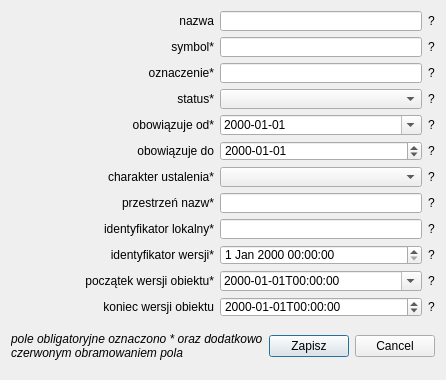
<?xml version="1.0" encoding="UTF-8"?>
<ui version="4.0">
 <class>Dialog</class>
 <widget class="QDialog" name="Dialog">
  <property name="geometry">
   <rect>
    <x>0</x>
    <y>0</y>
    <width>413</width>
    <height>380</height>
   </rect>
  </property>
  <property name="sizePolicy">
   <sizepolicy hsizetype="MinimumExpanding" vsizetype="MinimumExpanding">
    <horstretch>0</horstretch>
    <verstretch>0</verstretch>
   </sizepolicy>
  </property>
  <property name="minimumSize">
   <size>
    <width>413</width>
    <height>380</height>
   </size>
  </property>
  <property name="maximumSize">
   <size>
    <width>500</width>
    <height>400</height>
   </size>
  </property>
  <property name="baseSize">
   <size>
    <width>413</width>
    <height>380</height>
   </size>
  </property>
  <property name="windowTitle">
   <string>Dialog</string>
  </property>
  <layout class="QGridLayout" name="gridLayout_2">
   <property name="sizeConstraint">
    <enum>QLayout::SetMinAndMaxSize</enum>
   </property>
   <item row="0" column="0">
    <layout class="QVBoxLayout" name="verticalLayout">
     <item>
      <layout class="QGridLayout" name="gridLayout">
       <item row="10" column="0">
        <widget class="QLabel" name="wersjaId_label">
         <property name="sizePolicy">
          <sizepolicy hsizetype="MinimumExpanding" vsizetype="MinimumExpanding">
           <horstretch>0</horstretch>
           <verstretch>0</verstretch>
          </sizepolicy>
         </property>
         <property name="font">
          <font>
           <weight>50</weight>
           <bold>false</bold>
          </font>
         </property>
         <property name="text">
          <string>identyfikator wersji*</string>
         </property>
         <property name="alignment">
          <set>Qt::AlignRight|Qt::AlignTrailing|Qt::AlignVCenter</set>
         </property>
        </widget>
       </item>
       <item row="2" column="1">
        <widget class="QLineEdit" name="oznaczenie">
         <property name="sizePolicy">
          <sizepolicy hsizetype="MinimumExpanding" vsizetype="MinimumExpanding">
           <horstretch>0</horstretch>
           <verstretch>0</verstretch>
          </sizepolicy>
         </property>
         <property name="minimumSize">
          <size>
           <width>0</width>
           <height>20</height>
          </size>
         </property>
         <property name="maximumSize">
          <size>
           <width>16777215</width>
           <height>20</height>
          </size>
         </property>
        </widget>
       </item>
       <item row="7" column="1">
        <widget class="QComboBox" name="charakterUstalenia">
         <property name="sizePolicy">
          <sizepolicy hsizetype="MinimumExpanding" vsizetype="MinimumExpanding">
           <horstretch>0</horstretch>
           <verstretch>0</verstretch>
          </sizepolicy>
         </property>
         <property name="minimumSize">
          <size>
           <width>0</width>
           <height>20</height>
          </size>
         </property>
         <property name="maximumSize">
          <size>
           <width>16777215</width>
           <height>20</height>
          </size>
         </property>
        </widget>
       </item>
       <item row="4" column="0">
        <widget class="QLabel" name="obowiazujeOd_label">
         <property name="sizePolicy">
          <sizepolicy hsizetype="MinimumExpanding" vsizetype="MinimumExpanding">
           <horstretch>0</horstretch>
           <verstretch>0</verstretch>
          </sizepolicy>
         </property>
         <property name="text">
          <string>obowiązuje od*</string>
         </property>
         <property name="alignment">
          <set>Qt::AlignRight|Qt::AlignTrailing|Qt::AlignVCenter</set>
         </property>
        </widget>
       </item>
       <item row="0" column="0">
        <widget class="QLabel" name="nazwa_label">
         <property name="sizePolicy">
          <sizepolicy hsizetype="MinimumExpanding" vsizetype="MinimumExpanding">
           <horstretch>0</horstretch>
           <verstretch>0</verstretch>
          </sizepolicy>
         </property>
         <property name="text">
          <string>nazwa</string>
         </property>
         <property name="alignment">
          <set>Qt::AlignRight|Qt::AlignTrailing|Qt::AlignVCenter</set>
         </property>
        </widget>
       </item>
       <item row="1" column="0">
        <widget class="QLabel" name="symbol_label">
         <property name="sizePolicy">
          <sizepolicy hsizetype="MinimumExpanding" vsizetype="MinimumExpanding">
           <horstretch>0</horstretch>
           <verstretch>0</verstretch>
          </sizepolicy>
         </property>
         <property name="font">
          <font>
           <weight>50</weight>
           <bold>false</bold>
          </font>
         </property>
         <property name="text">
          <string>symbol*</string>
         </property>
         <property name="alignment">
          <set>Qt::AlignRight|Qt::AlignTrailing|Qt::AlignVCenter</set>
         </property>
        </widget>
       </item>
       <item row="5" column="0">
        <widget class="QLabel" name="obowiazujeDo_label">
         <property name="sizePolicy">
          <sizepolicy hsizetype="MinimumExpanding" vsizetype="MinimumExpanding">
           <horstretch>0</horstretch>
           <verstretch>0</verstretch>
          </sizepolicy>
         </property>
         <property name="text">
          <string>obowiązuje do</string>
         </property>
         <property name="alignment">
          <set>Qt::AlignRight|Qt::AlignTrailing|Qt::AlignVCenter</set>
         </property>
        </widget>
       </item>
       <item row="14" column="0">
        <widget class="QLabel" name="koniecWersjiObiektu_label">
         <property name="sizePolicy">
          <sizepolicy hsizetype="MinimumExpanding" vsizetype="MinimumExpanding">
           <horstretch>0</horstretch>
           <verstretch>0</verstretch>
          </sizepolicy>
         </property>
         <property name="text">
          <string>koniec wersji obiektu</string>
         </property>
         <property name="alignment">
          <set>Qt::AlignRight|Qt::AlignTrailing|Qt::AlignVCenter</set>
         </property>
        </widget>
       </item>
       <item row="13" column="0">
        <widget class="QLabel" name="poczatekWersjiObiektu_label">
         <property name="sizePolicy">
          <sizepolicy hsizetype="MinimumExpanding" vsizetype="MinimumExpanding">
           <horstretch>0</horstretch>
           <verstretch>0</verstretch>
          </sizepolicy>
         </property>
         <property name="font">
          <font>
           <weight>50</weight>
           <bold>false</bold>
          </font>
         </property>
         <property name="text">
          <string>początek wersji obiektu*</string>
         </property>
         <property name="alignment">
          <set>Qt::AlignRight|Qt::AlignTrailing|Qt::AlignVCenter</set>
         </property>
        </widget>
       </item>
       <item row="2" column="2">
        <widget class="QLabel" name="label_5">
         <property name="text">
          <string>?</string>
         </property>
        </widget>
       </item>
       <item row="2" column="0">
        <widget class="QLabel" name="oznaczenie_label">
         <property name="sizePolicy">
          <sizepolicy hsizetype="MinimumExpanding" vsizetype="MinimumExpanding">
           <horstretch>0</horstretch>
           <verstretch>0</verstretch>
          </sizepolicy>
         </property>
         <property name="font">
          <font>
           <weight>50</weight>
           <bold>false</bold>
          </font>
         </property>
         <property name="text">
          <string>oznaczenie*</string>
         </property>
         <property name="alignment">
          <set>Qt::AlignRight|Qt::AlignTrailing|Qt::AlignVCenter</set>
         </property>
        </widget>
       </item>
       <item row="0" column="1">
        <widget class="QLineEdit" name="nazwa">
         <property name="sizePolicy">
          <sizepolicy hsizetype="MinimumExpanding" vsizetype="MinimumExpanding">
           <horstretch>0</horstretch>
           <verstretch>0</verstretch>
          </sizepolicy>
         </property>
         <property name="minimumSize">
          <size>
           <width>0</width>
           <height>20</height>
          </size>
         </property>
         <property name="maximumSize">
          <size>
           <width>16777215</width>
           <height>20</height>
          </size>
         </property>
        </widget>
       </item>
       <item row="1" column="1">
        <widget class="QLineEdit" name="symbol">
         <property name="sizePolicy">
          <sizepolicy hsizetype="MinimumExpanding" vsizetype="MinimumExpanding">
           <horstretch>0</horstretch>
           <verstretch>0</verstretch>
          </sizepolicy>
         </property>
         <property name="minimumSize">
          <size>
           <width>0</width>
           <height>20</height>
          </size>
         </property>
         <property name="maximumSize">
          <size>
           <width>16777215</width>
           <height>20</height>
          </size>
         </property>
        </widget>
       </item>
       <item row="9" column="0">
        <widget class="QLabel" name="lokalnyId_label">
         <property name="sizePolicy">
          <sizepolicy hsizetype="MinimumExpanding" vsizetype="MinimumExpanding">
           <horstretch>0</horstretch>
           <verstretch>0</verstretch>
          </sizepolicy>
         </property>
         <property name="font">
          <font>
           <weight>50</weight>
           <bold>false</bold>
          </font>
         </property>
         <property name="text">
          <string>identyfikator lokalny*</string>
         </property>
         <property name="alignment">
          <set>Qt::AlignRight|Qt::AlignTrailing|Qt::AlignVCenter</set>
         </property>
        </widget>
       </item>
       <item row="3" column="0">
        <widget class="QLabel" name="status_label">
         <property name="sizePolicy">
          <sizepolicy hsizetype="MinimumExpanding" vsizetype="MinimumExpanding">
           <horstretch>0</horstretch>
           <verstretch>0</verstretch>
          </sizepolicy>
         </property>
         <property name="font">
          <font>
           <weight>50</weight>
           <bold>false</bold>
          </font>
         </property>
         <property name="text">
          <string>status*</string>
         </property>
         <property name="alignment">
          <set>Qt::AlignRight|Qt::AlignTrailing|Qt::AlignVCenter</set>
         </property>
        </widget>
       </item>
       <item row="8" column="0">
        <widget class="QLabel" name="przestrzenNazw_label">
         <property name="sizePolicy">
          <sizepolicy hsizetype="MinimumExpanding" vsizetype="MinimumExpanding">
           <horstretch>0</horstretch>
           <verstretch>0</verstretch>
          </sizepolicy>
         </property>
         <property name="font">
          <font>
           <weight>50</weight>
           <bold>false</bold>
          </font>
         </property>
         <property name="text">
          <string>przestrzeń nazw*</string>
         </property>
         <property name="alignment">
          <set>Qt::AlignRight|Qt::AlignTrailing|Qt::AlignVCenter</set>
         </property>
        </widget>
       </item>
       <item row="14" column="2">
        <widget class="QLabel" name="label_12">
         <property name="text">
          <string>?</string>
         </property>
        </widget>
       </item>
       <item row="1" column="2">
        <widget class="QLabel" name="label_6">
         <property name="text">
          <string>?</string>
         </property>
        </widget>
       </item>
       <item row="13" column="2">
        <widget class="QLabel" name="label_11">
         <property name="text">
          <string>?</string>
         </property>
        </widget>
       </item>
       <item row="14" column="1">
        <widget class="QgsDateTimeEdit" name="koniecWersjiObiektu">
         <property name="sizePolicy">
          <sizepolicy hsizetype="MinimumExpanding" vsizetype="MinimumExpanding">
           <horstretch>0</horstretch>
           <verstretch>0</verstretch>
          </sizepolicy>
         </property>
         <property name="minimumSize">
          <size>
           <width>0</width>
           <height>20</height>
          </size>
         </property>
         <property name="maximumSize">
          <size>
           <width>16777215</width>
           <height>20</height>
          </size>
         </property>
         <property name="displayFormat">
          <string>yyyy-MM-ddTHH:mm:ss</string>
         </property>
        </widget>
       </item>
       <item row="7" column="2">
        <widget class="QLabel" name="label_7">
         <property name="text">
          <string>?</string>
         </property>
        </widget>
       </item>
       <item row="0" column="2">
        <widget class="QLabel" name="label_4">
         <property name="text">
          <string>?</string>
         </property>
        </widget>
       </item>
       <item row="13" column="1">
        <widget class="QDateTimeEdit" name="poczatekWersjiObiektu">
         <property name="sizePolicy">
          <sizepolicy hsizetype="MinimumExpanding" vsizetype="MinimumExpanding">
           <horstretch>0</horstretch>
           <verstretch>0</verstretch>
          </sizepolicy>
         </property>
         <property name="minimumSize">
          <size>
           <width>0</width>
           <height>20</height>
          </size>
         </property>
         <property name="maximumSize">
          <size>
           <width>16777215</width>
           <height>20</height>
          </size>
         </property>
         <property name="displayFormat">
          <string>yyyy-MM-ddTHH:mm:ss</string>
         </property>
         <property name="calendarPopup">
          <bool>true</bool>
         </property>
         <property name="timeSpec">
          <enum>Qt::UTC</enum>
         </property>
        </widget>
       </item>
       <item row="7" column="0">
        <widget class="QLabel" name="charakterUstalenia_label">
         <property name="sizePolicy">
          <sizepolicy hsizetype="MinimumExpanding" vsizetype="MinimumExpanding">
           <horstretch>0</horstretch>
           <verstretch>0</verstretch>
          </sizepolicy>
         </property>
         <property name="font">
          <font>
           <weight>50</weight>
           <bold>false</bold>
          </font>
         </property>
         <property name="text">
          <string>charakter ustalenia*</string>
         </property>
         <property name="alignment">
          <set>Qt::AlignRight|Qt::AlignTrailing|Qt::AlignVCenter</set>
         </property>
        </widget>
       </item>
       <item row="4" column="1">
        <widget class="QgsDateTimeEdit" name="obowiazujeOd">
         <property name="sizePolicy">
          <sizepolicy hsizetype="MinimumExpanding" vsizetype="MinimumExpanding">
           <horstretch>0</horstretch>
           <verstretch>0</verstretch>
          </sizepolicy>
         </property>
         <property name="minimumSize">
          <size>
           <width>0</width>
           <height>20</height>
          </size>
         </property>
         <property name="maximumSize">
          <size>
           <width>16777215</width>
           <height>20</height>
          </size>
         </property>
         <property name="displayFormat">
          <string>yyyy-MM-dd</string>
         </property>
         <property name="calendarPopup">
          <bool>true</bool>
         </property>
        </widget>
       </item>
       <item row="4" column="2">
        <widget class="QLabel" name="label_8">
         <property name="text">
          <string>?</string>
         </property>
        </widget>
       </item>
       <item row="5" column="1">
        <widget class="QgsDateTimeEdit" name="obowiazujeDo">
         <property name="sizePolicy">
          <sizepolicy hsizetype="MinimumExpanding" vsizetype="MinimumExpanding">
           <horstretch>0</horstretch>
           <verstretch>0</verstretch>
          </sizepolicy>
         </property>
         <property name="minimumSize">
          <size>
           <width>0</width>
           <height>20</height>
          </size>
         </property>
         <property name="maximumSize">
          <size>
           <width>16777215</width>
           <height>20</height>
          </size>
         </property>
         <property name="displayFormat">
          <string>yyyy-MM-dd</string>
         </property>
        </widget>
       </item>
       <item row="5" column="2">
        <widget class="QLabel" name="label_9">
         <property name="text">
          <string>?</string>
         </property>
        </widget>
       </item>
       <item row="3" column="1">
        <widget class="QComboBox" name="status">
         <property name="sizePolicy">
          <sizepolicy hsizetype="MinimumExpanding" vsizetype="MinimumExpanding">
           <horstretch>0</horstretch>
           <verstretch>0</verstretch>
          </sizepolicy>
         </property>
         <property name="minimumSize">
          <size>
           <width>0</width>
           <height>20</height>
          </size>
         </property>
         <property name="maximumSize">
          <size>
           <width>16777215</width>
           <height>20</height>
          </size>
         </property>
        </widget>
       </item>
       <item row="3" column="2">
        <widget class="QLabel" name="label_10">
         <property name="text">
          <string>?</string>
         </property>
        </widget>
       </item>
       <item row="8" column="1">
        <widget class="QLineEdit" name="przestrzenNazw">
         <property name="sizePolicy">
          <sizepolicy hsizetype="MinimumExpanding" vsizetype="MinimumExpanding">
           <horstretch>0</horstretch>
           <verstretch>0</verstretch>
          </sizepolicy>
         </property>
         <property name="minimumSize">
          <size>
           <width>0</width>
           <height>20</height>
          </size>
         </property>
         <property name="maximumSize">
          <size>
           <width>16777215</width>
           <height>20</height>
          </size>
         </property>
         <property name="toolTip">
          <string>string</string>
         </property>
        </widget>
       </item>
       <item row="8" column="2">
        <widget class="QLabel" name="label_1">
         <property name="text">
          <string>?</string>
         </property>
        </widget>
       </item>
       <item row="10" column="1">
        <widget class="QDateTimeEdit" name="wersjaId">
         <property name="sizePolicy">
          <sizepolicy hsizetype="MinimumExpanding" vsizetype="MinimumExpanding">
           <horstretch>0</horstretch>
           <verstretch>0</verstretch>
          </sizepolicy>
         </property>
         <property name="minimumSize">
          <size>
           <width>0</width>
           <height>20</height>
          </size>
         </property>
         <property name="maximumSize">
          <size>
           <width>16777215</width>
           <height>20</height>
          </size>
         </property>
        </widget>
       </item>
       <item row="10" column="2">
        <widget class="QLabel" name="label_3">
         <property name="text">
          <string>?</string>
         </property>
        </widget>
       </item>
       <item row="9" column="1">
        <widget class="QLineEdit" name="lokalnyId">
         <property name="sizePolicy">
          <sizepolicy hsizetype="MinimumExpanding" vsizetype="MinimumExpanding">
           <horstretch>0</horstretch>
           <verstretch>0</verstretch>
          </sizepolicy>
         </property>
         <property name="minimumSize">
          <size>
           <width>0</width>
           <height>20</height>
          </size>
         </property>
         <property name="maximumSize">
          <size>
           <width>16777215</width>
           <height>20</height>
          </size>
         </property>
         <property name="toolTip">
          <string>string</string>
         </property>
        </widget>
       </item>
       <item row="9" column="2">
        <widget class="QLabel" name="label_2">
         <property name="text">
          <string>?</string>
         </property>
        </widget>
       </item>
      </layout>
     </item>
     <item>
      <layout class="QHBoxLayout" name="horizontalLayout">
       <item>
        <widget class="QLabel" name="label">
         <property name="sizePolicy">
          <sizepolicy hsizetype="MinimumExpanding" vsizetype="MinimumExpanding">
           <horstretch>0</horstretch>
           <verstretch>0</verstretch>
          </sizepolicy>
         </property>
         <property name="font">
          <font>
           <italic>true</italic>
          </font>
         </property>
         <property name="text">
          <string>pole obligatoryjne oznaczono * oraz dodatkowo czerwonym obramowaniem pola</string>
         </property>
         <property name="wordWrap">
          <bool>true</bool>
         </property>
        </widget>
       </item>
       <item>
        <spacer name="horizontalSpacer">
         <property name="orientation">
          <enum>Qt::Horizontal</enum>
         </property>
         <property name="sizeHint" stdset="0">
          <size>
           <width>40</width>
           <height>20</height>
          </size>
         </property>
        </spacer>
       </item>
       <item>
        <widget class="QPushButton" name="zapisz">
         <property name="text">
          <string>Zapisz</string>
         </property>
        </widget>
       </item>
       <item>
        <widget class="QDialogButtonBox" name="buttonBox">
         <property name="enabled">
          <bool>true</bool>
         </property>
         <property name="orientation">
          <enum>Qt::Horizontal</enum>
         </property>
         <property name="standardButtons">
          <set>QDialogButtonBox::Cancel</set>
         </property>
         <property name="centerButtons">
          <bool>false</bool>
         </property>
        </widget>
       </item>
       <item>
        <spacer name="horizontalSpacer_2">
         <property name="orientation">
          <enum>Qt::Horizontal</enum>
         </property>
         <property name="sizeHint" stdset="0">
          <size>
           <width>40</width>
           <height>20</height>
          </size>
         </property>
        </spacer>
       </item>
      </layout>
     </item>
    </layout>
   </item>
  </layout>
 </widget>
 <customwidgets>
  <customwidget>
   <class>QgsDateTimeEdit</class>
   <extends>QDateTimeEdit</extends>
   <header>qgsdatetimeedit.h</header>
  </customwidget>
 </customwidgets>
 <tabstops>
  <tabstop>nazwa</tabstop>
  <tabstop>symbol</tabstop>
  <tabstop>oznaczenie</tabstop>
  <tabstop>status</tabstop>
  <tabstop>obowiazujeOd</tabstop>
  <tabstop>obowiazujeDo</tabstop>
  <tabstop>charakterUstalenia</tabstop>
  <tabstop>przestrzenNazw</tabstop>
  <tabstop>lokalnyId</tabstop>
  <tabstop>wersjaId</tabstop>
  <tabstop>poczatekWersjiObiektu</tabstop>
  <tabstop>koniecWersjiObiektu</tabstop>
  <tabstop>zapisz</tabstop>
 </tabstops>
 <resources/>
 <connections>
  <connection>
   <sender>buttonBox</sender>
   <signal>rejected()</signal>
   <receiver>Dialog</receiver>
   <slot>reject()</slot>
   <hints>
    <hint type="sourcelabel">
     <x>396</x>
     <y>347</y>
    </hint>
    <hint type="destinationlabel">
     <x>267</x>
     <y>295</y>
    </hint>
   </hints>
  </connection>
 </connections>
</ui>
